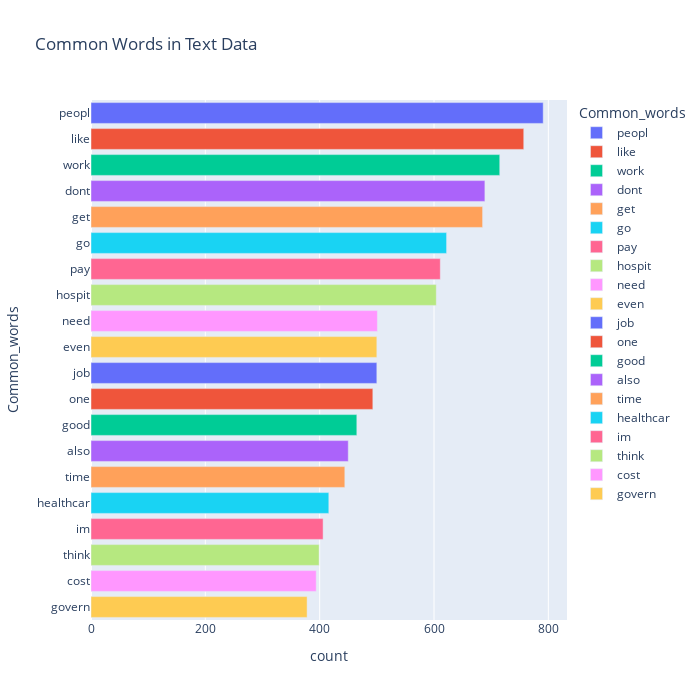

Notebook cell for this chart:
### Code cell
df1['temp_list'] = df1['clean_comment'].apply(lambda x: str(x).split())
top_words = Counter([item for sublist in df1['temp_list'] for item in sublist])
top_words_df = pd.DataFrame(top_words.most_common(20), columns=['Common_words', 'count'])

fig = px.bar(top_words_df,
            x="count",
            y="Common_words",
            title='Common Words in Text Data',
            orientation='h',
            width=700,
            height=700,
            color='Common_words')

fig.show()

### Figure 1 — Plotly figure (JSON) as saved in the notebook; plotly's stock layout.template omitted (floating-point values rounded to 4 significant figures)
{"data": [{"alignmentgroup": "True", "hovertemplate": "Common_words=%{y}<br>count=%{x}<extra></extra>", "legendgroup": "peopl", "marker": {"color": "#636efa", "pattern": {"shape": ""}}, "name": "peopl", "offsetgroup": "peopl", "orientation": "h", "showlegend": true, "textposition": "auto", "type": "bar", "x": [791], "xaxis": "x", "y": ["peopl"], "yaxis": "y"}, {"alignmentgroup": "True", "hovertemplate": "Common_words=%{y}<br>count=%{x}<extra></extra>", "legendgroup": "like", "marker": {"color": "#EF553B", "pattern": {"shape": ""}}, "name": "like", "offsetgroup": "like", "orientation": "h", "showlegend": true, "textposition": "auto", "type": "bar", "x": [757], "xaxis": "x", "y": ["like"], "yaxis": "y"}, {"alignmentgroup": "True", "hovertemplate": "Common_words=%{y}<br>count=%{x}<extra></extra>", "legendgroup": "work", "marker": {"color": "#00cc96", "pattern": {"shape": ""}}, "name": "work", "offsetgroup": "work", "orientation": "h", "showlegend": true, "textposition": "auto", "type": "bar", "x": [715], "xaxis": "x", "y": ["work"], "yaxis": "y"}, {"alignmentgroup": "True", "hovertemplate": "Common_words=%{y}<br>count=%{x}<extra></extra>", "legendgroup": "dont", "marker": {"color": "#ab63fa", "pattern": {"shape": ""}}, "name": "dont", "offsetgroup": "dont", "orientation": "h", "showlegend": true, "textposition": "auto", "type": "bar", "x": [689], "xaxis": "x", "y": ["dont"], "yaxis": "y"}, {"alignmentgroup": "True", "hovertemplate": "Common_words=%{y}<br>count=%{x}<extra></extra>", "legendgroup": "get", "marker": {"color": "#FFA15A", "pattern": {"shape": ""}}, "name": "get", "offsetgroup": "get", "orientation": "h", "showlegend": true, "textposition": "auto", "type": "bar", "x": [685], "xaxis": "x", "y": ["get"], "yaxis": "y"}, {"alignmentgroup": "True", "hovertemplate": "Common_words=%{y}<br>count=%{x}<extra></extra>", "legendgroup": "go", "marker": {"color": "#19d3f3", "pattern": {"shape": ""}}, "name": "go", "offsetgroup": "go", "orientation": "h", "showlegend": true, "textposition": "auto", "type": "bar", "x": [622], "xaxis": "x", "y": ["go"], "yaxis": "y"}, {"alignmentgroup": "True", "hovertemplate": "Common_words=%{y}<br>count=%{x}<extra></extra>", "legendgroup": "pay", "marker": {"color": "#FF6692", "pattern": {"shape": ""}}, "name": "pay", "offsetgroup": "pay", "orientation": "h", "showlegend": true, "textposition": "auto", "type": "bar", "x": [611], "xaxis": "x", "y": ["pay"], "yaxis": "y"}, {"alignmentgroup": "True", "hovertemplate": "Common_words=%{y}<br>count=%{x}<extra></extra>", "legendgroup": "hospit", "marker": {"color": "#B6E880", "pattern": {"shape": ""}}, "name": "hospit", "offsetgroup": "hospit", "orientation": "h", "showlegend": true, "textposition": "auto", "type": "bar", "x": [604], "xaxis": "x", "y": ["hospit"], "yaxis": "y"}, {"alignmentgroup": "True", "hovertemplate": "Common_words=%{y}<br>count=%{x}<extra></extra>", "legendgroup": "need", "marker": {"color": "#FF97FF", "pattern": {"shape": ""}}, "name": "need", "offsetgroup": "need", "orientation": "h", "showlegend": true, "textposition": "auto", "type": "bar", "x": [501], "xaxis": "x", "y": ["need"], "yaxis": "y"}, {"alignmentgroup": "True", "hovertemplate": "Common_words=%{y}<br>count=%{x}<extra></extra>", "legendgroup": "even", "marker": {"color": "#FECB52", "pattern": {"shape": ""}}, "name": "even", "offsetgroup": "even", "orientation": "h", "showlegend": true, "textposition": "auto", "type": "bar", "x": [500], "xaxis": "x", "y": ["even"], "yaxis": "y"}, {"alignmentgroup": "True", "hovertemplate": "Common_words=%{y}<br>count=%{x}<extra></extra>", "legendgroup": "job", "marker": {"color": "#636efa", "pattern": {"shape": ""}}, "name": "job", "offsetgroup": "job", "orientation": "h", "showlegend": true, "textposition": "auto", "type": "bar", "x": [500], "xaxis": "x", "y": ["job"], "yaxis": "y"}, {"alignmentgroup": "True", "hovertemplate": "Common_words=%{y}<br>count=%{x}<extra></extra>", "legendgroup": "one", "marker": {"color": "#EF553B", "pattern": {"shape": ""}}, "name": "one", "offsetgroup": "one", "orientation": "h", "showlegend": true, "textposition": "auto", "type": "bar", "x": [493], "xaxis": "x", "y": ["one"], "yaxis": "y"}, {"alignmentgroup": "True", "hovertemplate": "Common_words=%{y}<br>count=%{x}<extra></extra>", "legendgroup": "good", "marker": {"color": "#00cc96", "pattern": {"shape": ""}}, "name": "good", "offsetgroup": "good", "orientation": "h", "showlegend": true, "textposition": "auto", "type": "bar", "x": [465], "xaxis": "x", "y": ["good"], "yaxis": "y"}, {"alignmentgroup": "True", "hovertemplate": "Common_words=%{y}<br>count=%{x}<extra></extra>", "legendgroup": "also", "marker": {"color": "#ab63fa", "pattern": {"shape": ""}}, "name": "also", "offsetgroup": "also", "orientation": "h", "showlegend": true, "textposition": "auto", "type": "bar", "x": [450], "xaxis": "x", "y": ["also"], "yaxis": "y"}, {"alignmentgroup": "True", "hovertemplate": "Common_words=%{y}<br>count=%{x}<extra></extra>", "legendgroup": "time", "marker": {"color": "#FFA15A", "pattern": {"shape": ""}}, "name": "time", "offsetgroup": "time", "orientation": "h", "showlegend": true, "textposition": "auto", "type": "bar", "x": [444], "xaxis": "x", "y": ["time"], "yaxis": "y"}, {"alignmentgroup": "True", "hovertemplate": "Common_words=%{y}<br>count=%{x}<extra></extra>", "legendgroup": "healthcar", "marker": {"color": "#19d3f3", "pattern": {"shape": ""}}, "name": "healthcar", "offsetgroup": "healthcar", "orientation": "h", "showlegend": true, "textposition": "auto", "type": "bar", "x": [416], "xaxis": "x", "y": ["healthcar"], "yaxis": "y"}, {"alignmentgroup": "True", "hovertemplate": "Common_words=%{y}<br>count=%{x}<extra></extra>", "legendgroup": "im", "marker": {"color": "#FF6692", "pattern": {"shape": ""}}, "name": "im", "offsetgroup": "im", "orientation": "h", "showlegend": true, "textposition": "auto", "type": "bar", "x": [406], "xaxis": "x", "y": ["im"], "yaxis": "y"}, {"alignmentgroup": "True", "hovertemplate": "Common_words=%{y}<br>count=%{x}<extra></extra>", "legendgroup": "think", "marker": {"color": "#B6E880", "pattern": {"shape": ""}}, "name": "think", "offsetgroup": "think", "orientation": "h", "showlegend": true, "textposition": "auto", "type": "bar", "x": [399], "xaxis": "x", "y": ["think"], "yaxis": "y"}, {"alignmentgroup": "True", "hovertemplate": "Common_words=%{y}<br>count=%{x}<extra></extra>", "legendgroup": "cost", "marker": {"color": "#FF97FF", "pattern": {"shape": ""}}, "name": "cost", "offsetgroup": "cost", "orientation": "h", "showlegend": true, "textposition": "auto", "type": "bar", "x": [394], "xaxis": "x", "y": ["cost"], "yaxis": "y"}, {"alignmentgroup": "True", "hovertemplate": "Common_words=%{y}<br>count=%{x}<extra></extra>", "legendgroup": "govern", "marker": {"color": "#FECB52", "pattern": {"shape": ""}}, "name": "govern", "offsetgroup": "govern", "orientation": "h", "showlegend": true, "textposition": "auto", "type": "bar", "x": [378], "xaxis": "x", "y": ["govern"], "yaxis": "y"}], "layout": {"barmode": "relative", "height": 700, "legend": {"title": {"text": "Common_words"}, "tracegroupgap": 0}, "title": {"text": "Common Words in Text Data"}, "width": 700, "xaxis": {"anchor": "y", "autorange": true, "domain": [0, 1], "range": [0, 832.6], "title": {"text": "count"}, "type": "linear"}, "yaxis": {"anchor": "x", "autorange": true, "categoryarray": ["govern", "cost", "think", "im", "healthcar", "time", "also", "good", "one", "job", "even", "need", "hospit", "pay", "go", "get", "dont", "work", "like", "peopl"], "categoryorder": "array", "domain": [0, 1], "range": [-0.5, 19.5], "title": {"text": "Common_words"}, "type": "category"}}}
